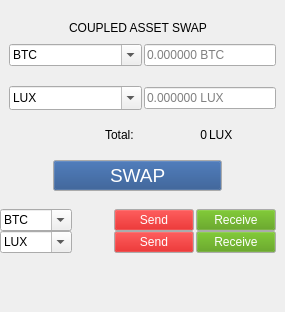
     <widget class="QWidget" name="rightpanel" native="true">
      <property name="sizePolicy">
       <sizepolicy hsizetype="Minimum" vsizetype="Minimum">
        <horstretch>0</horstretch>
        <verstretch>0</verstretch>
       </sizepolicy>
      </property>
      <layout class="QVBoxLayout" name="verticalLayout">
       <property name="spacing">
        <number>9</number>
       </property>
       <property name="sizeConstraint">
        <enum>QLayout::SetDefaultConstraint</enum>
       </property>
       <property name="leftMargin">
        <number>0</number>
       </property>
       <property name="topMargin">
        <number>0</number>
       </property>
       <property name="rightMargin">
        <number>9</number>
       </property>
       <property name="bottomMargin">
        <number>0</number>
       </property>
       <item>
        <widget class="QWidget" name="swap_panel" native="true">
         <property name="sizePolicy">
          <sizepolicy hsizetype="Preferred" vsizetype="Fixed">
           <horstretch>0</horstretch>
           <verstretch>0</verstretch>
          </sizepolicy>
         </property>
         <property name="minimumSize">
          <size>
           <width>0</width>
           <height>200</height>
          </size>
         </property>
         <layout class="QVBoxLayout" name="verticalLayout_2">
          <property name="spacing">
           <number>0</number>
          </property>
          <property name="leftMargin">
           <number>0</number>
          </property>
          <property name="topMargin">
           <number>0</number>
          </property>
          <property name="rightMargin">
           <number>0</number>
          </property>
          <property name="bottomMargin">
           <number>0</number>
          </property>
          <item>
           <spacer name="verticalSpacer">
            <property name="orientation">
             <enum>Qt::Vertical</enum>
            </property>
            <property name="sizeHint" stdset="0">
             <size>
              <width>20</width>
              <height>10</height>
             </size>
            </property>
           </spacer>
          </item>
          <item>
           <widget class="QLabel" name="label">
            <property name="text">
             <string>COUPLED ASSET SWAP</string>
            </property>
            <property name="alignment">
             <set>Qt::AlignCenter</set>
            </property>
           </widget>
          </item>
          <item>
           <widget class="QWidget" name="group_1" native="true">
            <layout class="QHBoxLayout" name="horizontalLayout_4">
             <property name="spacing">
              <number>2</number>
             </property>
             <property name="leftMargin">
              <number>0</number>
             </property>
             <property name="topMargin">
              <number>9</number>
             </property>
             <property name="rightMargin">
              <number>0</number>
             </property>
             <property name="bottomMargin">
              <number>3</number>
             </property>
             <item>
              <widget class="QLabel" name="label_7">
               <property name="sizePolicy">
                <sizepolicy hsizetype="Fixed" vsizetype="Fixed">
                 <horstretch>0</horstretch>
                 <verstretch>0</verstretch>
                </sizepolicy>
               </property>
               <property name="text">
                <string/>
               </property>
               <property name="pixmap">
                <pixmap resource="luxgate.qrc">:/images/receive.png</pixmap>
               </property>
               <property name="scaledContents">
                <bool>false</bool>
               </property>
               <property name="alignment">
                <set>Qt::AlignCenter</set>
               </property>
               <property name="wordWrap">
                <bool>false</bool>
               </property>
              </widget>
             </item>
             <item>
              <widget class="QComboBox" name="comboBox">
               <property name="editable">
                <bool>true</bool>
               </property>
               <property name="currentText">
                <string>BTC</string>
               </property>
              </widget>
             </item>
             <item>
              <widget class="QLineEdit" name="lineEdit">
               <property name="sizePolicy">
                <sizepolicy hsizetype="Preferred" vsizetype="Fixed">
                 <horstretch>0</horstretch>
                 <verstretch>0</verstretch>
                </sizepolicy>
               </property>
               <property name="placeholderText">
                <string>0.000000 BTC</string>
               </property>
              </widget>
             </item>
            </layout>
           </widget>
          </item>
          <item>
           <widget class="QWidget" name="group_4" native="true">
            <property name="sizePolicy">
             <sizepolicy hsizetype="Minimum" vsizetype="Minimum">
              <horstretch>0</horstretch>
              <verstretch>0</verstretch>
             </sizepolicy>
            </property>
            <property name="minimumSize">
             <size>
              <width>10</width>
              <height>10</height>
             </size>
            </property>
            <layout class="QHBoxLayout" name="group_2">
             <property name="spacing">
              <number>0</number>
             </property>
             <property name="leftMargin">
              <number>0</number>
             </property>
             <property name="topMargin">
              <number>0</number>
             </property>
             <property name="rightMargin">
              <number>0</number>
             </property>
             <property name="bottomMargin">
              <number>0</number>
             </property>
             <item>
              <widget class="QLabel" name="label_3">
               <property name="sizePolicy">
                <sizepolicy hsizetype="Fixed" vsizetype="Fixed">
                 <horstretch>10</horstretch>
                 <verstretch>10</verstretch>
                </sizepolicy>
               </property>
               <property name="minimumSize">
                <size>
                 <width>0</width>
                 <height>0</height>
                </size>
               </property>
               <property name="text">
                <string/>
               </property>
               <property name="pixmap">
                <pixmap resource="luxgate.qrc">:/images/Swap.png</pixmap>
               </property>
               <property name="scaledContents">
                <bool>true</bool>
               </property>
              </widget>
             </item>
            </layout>
           </widget>
          </item>
          <item>
           <widget class="QWidget" name="group_5" native="true">
            <layout class="QHBoxLayout" name="group_3">
             <property name="spacing">
              <number>2</number>
             </property>
             <property name="leftMargin">
              <number>0</number>
             </property>
             <property name="topMargin">
              <number>3</number>
             </property>
             <property name="rightMargin">
              <number>0</number>
             </property>
             <item>
              <widget class="QLabel" name="label_8">
               <property name="sizePolicy">
                <sizepolicy hsizetype="Fixed" vsizetype="Fixed">
                 <horstretch>0</horstretch>
                 <verstretch>0</verstretch>
                </sizepolicy>
               </property>
               <property name="midLineWidth">
                <number>0</number>
               </property>
               <property name="text">
                <string/>
               </property>
               <property name="pixmap">
                <pixmap resource="luxgate.qrc">:/images/send.png</pixmap>
               </property>
              </widget>
             </item>
             <item>
              <widget class="QComboBox" name="comboBox_2">
               <property name="editable">
                <bool>true</bool>
               </property>
               <property name="currentText">
                <string>LUX</string>
               </property>
               <property name="sizeAdjustPolicy">
                <enum>QComboBox::AdjustToMinimumContentsLengthWithIcon</enum>
               </property>
              </widget>
             </item>
             <item>
              <widget class="QLineEdit" name="lineEdit_2">
               <property name="sizePolicy">
                <sizepolicy hsizetype="Preferred" vsizetype="Fixed">
                 <horstretch>0</horstretch>
                 <verstretch>0</verstretch>
                </sizepolicy>
               </property>
               <property name="placeholderText">
                <string>0.000000 LUX</string>
               </property>
              </widget>
             </item>
            </layout>
           </widget>
          </item>
          <item>
           <widget class="QWidget" name="horizontalWidget_2" native="true">
            <layout class="QHBoxLayout" name="horizontalLayout_8">
             <property name="spacing">
              <number>2</number>
             </property>
             <property name="leftMargin">
              <number>0</number>
             </property>
             <property name="rightMargin">
              <number>0</number>
             </property>
             <item>
              <widget class="QLabel" name="label_6">
               <property name="text">
                <string/>
               </property>
              </widget>
             </item>
             <item>
              <widget class="QLabel" name="label_2">
               <property name="text">
                <string>Total: </string>
               </property>
               <property name="alignment">
                <set>Qt::AlignRight|Qt::AlignTrailing|Qt::AlignVCenter</set>
               </property>
              </widget>
             </item>
             <item>
              <widget class="QLabel" name="label_5">
               <property name="text">
                <string>0</string>
               </property>
               <property name="alignment">
                <set>Qt::AlignRight|Qt::AlignTrailing|Qt::AlignVCenter</set>
               </property>
              </widget>
             </item>
             <item>
              <widget class="QLabel" name="label_4">
               <property name="text">
                <string>LUX</string>
               </property>
              </widget>
             </item>
            </layout>
           </widget>
          </item>
          <item>
           <widget class="QWidget" name="widget" native="true">
            <layout class="QHBoxLayout" name="horizontalLayout">
             <property name="leftMargin">
              <number>0</number>
             </property>
             <property name="topMargin">
              <number>9</number>
             </property>
             <property name="rightMargin">
              <number>0</number>
             </property>
             <property name="bottomMargin">
              <number>9</number>
             </property>
             <item>
              <spacer name="horizontalSpacer_9">
               <property name="orientation">
                <enum>Qt::Horizontal</enum>
               </property>
               <property name="sizeType">
                <enum>QSizePolicy::Preferred</enum>
               </property>
               <property name="sizeHint" stdset="0">
                <size>
                 <width>10</width>
                 <height>20</height>
                </size>
               </property>
              </spacer>
             </item>
             <item>
              <widget class="QPushButton" name="btn_swap">
               <property name="sizePolicy">
                <sizepolicy hsizetype="Fixed" vsizetype="Fixed">
                 <horstretch>0</horstretch>
                 <verstretch>0</verstretch>
                </sizepolicy>
               </property>
               <property name="palette">
                <palette>
                 <active>
                  <colorrole role="WindowText">
                   <brush brushstyle="SolidPattern">
                    <color alpha="255">
                     <red>255</red>
                     <green>255</green>
                     <blue>255</blue>
                    </color>
                   </brush>
                  </colorrole>
                  <colorrole role="Button">
                   <brush brushstyle="SolidPattern">
                    <color alpha="255">
                     <red>32</red>
                     <green>74</green>
                     <blue>135</blue>
                    </color>
                   </brush>
                  </colorrole>
                  <colorrole role="Text">
                   <brush brushstyle="SolidPattern">
                    <color alpha="255">
                     <red>255</red>
                     <green>255</green>
                     <blue>255</blue>
                    </color>
                   </brush>
                  </colorrole>
                  <colorrole role="ButtonText">
                   <brush brushstyle="SolidPattern">
                    <color alpha="255">
                     <red>255</red>
                     <green>255</green>
                     <blue>255</blue>
                    </color>
                   </brush>
                  </colorrole>
                 </active>
                 <inactive>
                  <colorrole role="WindowText">
                   <brush brushstyle="SolidPattern">
                    <color alpha="255">
                     <red>255</red>
                     <green>255</green>
                     <blue>255</blue>
                    </color>
                   </brush>
                  </colorrole>
                  <colorrole role="Button">
                   <brush brushstyle="SolidPattern">
                    <color alpha="255">
                     <red>32</red>
                     <green>74</green>
                     <blue>135</blue>
                    </color>
                   </brush>
                  </colorrole>
                  <colorrole role="Text">
                   <brush brushstyle="SolidPattern">
                    <color alpha="255">
                     <red>255</red>
                     <green>255</green>
                     <blue>255</blue>
                    </color>
                   </brush>
                  </colorrole>
                  <colorrole role="ButtonText">
                   <brush brushstyle="SolidPattern">
                    <color alpha="255">
                     <red>255</red>
                     <green>255</green>
                     <blue>255</blue>
                    </color>
                   </brush>
                  </colorrole>
                 </inactive>
                 <disabled>
                  <colorrole role="WindowText">
                   <brush brushstyle="SolidPattern">
                    <color alpha="255">
                     <red>190</red>
                     <green>190</green>
                     <blue>190</blue>
                    </color>
                   </brush>
                  </colorrole>
                  <colorrole role="Button">
                   <brush brushstyle="SolidPattern">
                    <color alpha="255">
                     <red>32</red>
                     <green>74</green>
                     <blue>135</blue>
                    </color>
                   </brush>
                  </colorrole>
                  <colorrole role="Text">
                   <brush brushstyle="SolidPattern">
                    <color alpha="255">
                     <red>190</red>
                     <green>190</green>
                     <blue>190</blue>
                    </color>
                   </brush>
                  </colorrole>
                  <colorrole role="ButtonText">
                   <brush brushstyle="SolidPattern">
                    <color alpha="255">
                     <red>190</red>
                     <green>190</green>
                     <blue>190</blue>
                    </color>
                   </brush>
                  </colorrole>
                 </disabled>
                </palette>
               </property>
               <property name="font">
                <font>
                 <pointsize>14</pointsize>
                </font>
               </property>
               <property name="text">
                <string>          SWAP          </string>
               </property>
              </widget>
             </item>
             <item>
              <spacer name="horizontalSpacer_10">
               <property name="orientation">
                <enum>Qt::Horizontal</enum>
               </property>
               <property name="sizeType">
                <enum>QSizePolicy::Preferred</enum>
               </property>
               <property name="sizeHint" stdset="0">
                <size>
                 <width>10</width>
                 <height>20</height>
                </size>
               </property>
              </spacer>
             </item>
            </layout>
           </widget>
          </item>
         </layout>
        </widget>
       </item>
       <item>
        <widget class="QWidget" name="action_panel_3" native="true">
         <property name="sizePolicy">
          <sizepolicy hsizetype="Preferred" vsizetype="Minimum">
           <horstretch>0</horstretch>
           <verstretch>0</verstretch>
          </sizepolicy>
         </property>
         <property name="maximumSize">
          <size>
           <width>700</width>
           <height>80</height>
          </size>
         </property>
         <property name="accessibleName">
          <string>TR00038</string>
         </property>
         <property name="autoFillBackground">
          <bool>false</bool>
         </property>
         <layout class="QVBoxLayout" name="verticalLayout_3">
          <property name="spacing">
           <number>0</number>
          </property>
          <property name="leftMargin">
           <number>0</number>
          </property>
          <property name="topMargin">
           <number>0</number>
          </property>
          <property name="rightMargin">
           <number>0</number>
          </property>
          <property name="bottomMargin">
           <number>0</number>
          </property>
          <item>
           <widget class="QWidget" name="source_action" native="true">
            <property name="sizePolicy">
             <sizepolicy hsizetype="Preferred" vsizetype="Fixed">
              <horstretch>0</horstretch>
              <verstretch>0</verstretch>
             </sizepolicy>
            </property>
            <layout class="QHBoxLayout" name="Source_Action">
             <property name="spacing">
              <number>2</number>
             </property>
             <property name="leftMargin">
              <number>0</number>
             </property>
             <property name="topMargin">
              <number>0</number>
             </property>
             <property name="rightMargin">
              <number>0</number>
             </property>
             <property name="bottomMargin">
              <number>0</number>
             </property>
             <item>
              <widget class="QComboBox" name="comboBox_3">
               <property name="editable">
                <bool>true</bool>
               </property>
               <property name="currentText">
                <string>BTC</string>
               </property>
              </widget>
             </item>
             <item>
              <spacer name="horizontalSpacer_2">
               <property name="orientation">
                <enum>Qt::Horizontal</enum>
               </property>
               <property name="sizeType">
                <enum>QSizePolicy::Preferred</enum>
               </property>
               <property name="sizeHint" stdset="0">
                <size>
                 <width>40</width>
                 <height>20</height>
                </size>
               </property>
              </spacer>
             </item>
             <item>
              <widget class="QPushButton" name="pushButton_2">
               <property name="sizePolicy">
                <sizepolicy hsizetype="Preferred" vsizetype="Fixed">
                 <horstretch>0</horstretch>
                 <verstretch>0</verstretch>
                </sizepolicy>
               </property>
               <property name="palette">
                <palette>
                 <active>
                  <colorrole role="Button">
                   <brush brushstyle="SolidPattern">
                    <color alpha="255">
                     <red>204</red>
                     <green>0</green>
                     <blue>0</blue>
                    </color>
                   </brush>
                  </colorrole>
                  <colorrole role="ButtonText">
                   <brush brushstyle="SolidPattern">
                    <color alpha="255">
                     <red>255</red>
                     <green>255</green>
                     <blue>255</blue>
                    </color>
                   </brush>
                  </colorrole>
                 </active>
                 <inactive>
                  <colorrole role="Button">
                   <brush brushstyle="SolidPattern">
                    <color alpha="255">
                     <red>204</red>
                     <green>0</green>
                     <blue>0</blue>
                    </color>
                   </brush>
                  </colorrole>
                  <colorrole role="ButtonText">
                   <brush brushstyle="SolidPattern">
                    <color alpha="255">
                     <red>255</red>
                     <green>255</green>
                     <blue>255</blue>
                    </color>
                   </brush>
                  </colorrole>
                 </inactive>
                 <disabled>
                  <colorrole role="Button">
                   <brush brushstyle="SolidPattern">
                    <color alpha="255">
                     <red>204</red>
                     <green>0</green>
                     <blue>0</blue>
                    </color>
                   </brush>
                  </colorrole>
                  <colorrole role="ButtonText">
                   <brush brushstyle="SolidPattern">
                    <color alpha="255">
                     <red>190</red>
                     <green>190</green>
                     <blue>190</blue>
                    </color>
                   </brush>
                  </colorrole>
                 </disabled>
                </palette>
               </property>
               <property name="text">
                <string>Send</string>
               </property>
              </widget>
             </item>
             <item>
              <widget class="QPushButton" name="pushButton">
               <property name="sizePolicy">
                <sizepolicy hsizetype="Preferred" vsizetype="Fixed">
                 <horstretch>0</horstretch>
                 <verstretch>0</verstretch>
                </sizepolicy>
               </property>
               <property name="palette">
                <palette>
                 <active>
                  <colorrole role="Button">
                   <brush brushstyle="SolidPattern">
                    <color alpha="255">
                     <red>78</red>
                     <green>154</green>
                     <blue>6</blue>
                    </color>
                   </brush>
                  </colorrole>
                  <colorrole role="Text">
                   <brush brushstyle="SolidPattern">
                    <color alpha="255">
                     <red>255</red>
                     <green>255</green>
                     <blue>255</blue>
                    </color>
                   </brush>
                  </colorrole>
                  <colorrole role="ButtonText">
                   <brush brushstyle="SolidPattern">
                    <color alpha="255">
                     <red>255</red>
                     <green>255</green>
                     <blue>255</blue>
                    </color>
                   </brush>
                  </colorrole>
                 </active>
                 <inactive>
                  <colorrole role="Button">
                   <brush brushstyle="SolidPattern">
                    <color alpha="255">
                     <red>78</red>
                     <green>154</green>
                     <blue>6</blue>
                    </color>
                   </brush>
                  </colorrole>
                  <colorrole role="Text">
                   <brush brushstyle="SolidPattern">
                    <color alpha="255">
                     <red>255</red>
                     <green>255</green>
                     <blue>255</blue>
                    </color>
                   </brush>
                  </colorrole>
                  <colorrole role="ButtonText">
                   <brush brushstyle="SolidPattern">
                    <color alpha="255">
                     <red>255</red>
                     <green>255</green>
                     <blue>255</blue>
                    </color>
                   </brush>
                  </colorrole>
                 </inactive>
                 <disabled>
                  <colorrole role="Button">
                   <brush brushstyle="SolidPattern">
                    <color alpha="255">
                     <red>78</red>
                     <green>154</green>
                     <blue>6</blue>
                    </color>
                   </brush>
                  </colorrole>
                  <colorrole role="Text">
                   <brush brushstyle="SolidPattern">
                    <color alpha="255">
                     <red>190</red>
                     <green>190</green>
                     <blue>190</blue>
                    </color>
                   </brush>
                  </colorrole>
                  <colorrole role="ButtonText">
                   <brush brushstyle="SolidPattern">
                    <color alpha="255">
                     <red>190</red>
                     <green>190</green>
                     <blue>190</blue>
                    </color>
                   </brush>
                  </colorrole>
                 </disabled>
                </palette>
               </property>
               <property name="text">
                <string>Receive</string>
               </property>
              </widget>
             </item>
            </layout>
           </widget>
          </item>
          <item>
           <widget class="QWidget" name="dest_action" native="true">
            <property name="sizePolicy">
             <sizepolicy hsizetype="Preferred" vsizetype="Fixed">
              <horstretch>0</horstretch>
              <verstretch>0</verstretch>
             </sizepolicy>
            </property>
            <layout class="QHBoxLayout" name="horizontalLayout_3">
             <property name="spacing">
              <number>2</number>
             </property>
             <property name="leftMargin">
              <number>0</number>
             </property>
             <property name="topMargin">
              <number>0</number>
             </property>
             <property name="rightMargin">
              <number>0</number>
             </property>
             <property name="bottomMargin">
              <number>0</number>
             </property>
             <item>
              <widget class="QComboBox" name="comboBox_4">
               <property name="editable">
                <bool>true</bool>
               </property>
               <property name="currentText">
                <string>LUX</string>
               </property>
              </widget>
             </item>
             <item>
              <spacer name="horizontalSpacer_6">
               <property name="orientation">
                <enum>Qt::Horizontal</enum>
               </property>
               <property name="sizeType">
                <enum>QSizePolicy::Preferred</enum>
               </property>
               <property name="sizeHint" stdset="0">
                <size>
                 <width>40</width>
                 <height>20</height>
                </size>
               </property>
              </spacer>
             </item>
             <item>
              <widget class="QPushButton" name="pushButton_4">
               <property name="sizePolicy">
                <sizepolicy hsizetype="Preferred" vsizetype="Fixed">
                 <horstretch>0</horstretch>
                 <verstretch>0</verstretch>
                </sizepolicy>
               </property>
               <property name="palette">
                <palette>
                 <active>
                  <colorrole role="Button">
                   <brush brushstyle="SolidPattern">
                    <color alpha="255">
                     <red>204</red>
                     <green>0</green>
                     <blue>0</blue>
                    </color>
                   </brush>
                  </colorrole>
                  <colorrole role="ButtonText">
                   <brush brushstyle="SolidPattern">
                    <color alpha="255">
                     <red>255</red>
                     <green>255</green>
                     <blue>255</blue>
                    </color>
                   </brush>
                  </colorrole>
                 </active>
                 <inactive>
                  <colorrole role="Button">
                   <brush brushstyle="SolidPattern">
                    <color alpha="255">
                     <red>204</red>
                     <green>0</green>
                     <blue>0</blue>
                    </color>
                   </brush>
                  </colorrole>
                  <colorrole role="ButtonText">
                   <brush brushstyle="SolidPattern">
                    <color alpha="255">
                     <red>255</red>
                     <green>255</green>
                     <blue>255</blue>
                    </color>
                   </brush>
                  </colorrole>
                 </inactive>
                 <disabled>
                  <colorrole role="Button">
                   <brush brushstyle="SolidPattern">
                    <color alpha="255">
                     <red>204</red>
                     <green>0</green>
                     <blue>0</blue>
                    </color>
                   </brush>
                  </colorrole>
                  <colorrole role="ButtonText">
                   <brush brushstyle="SolidPattern">
                    <color alpha="255">
                     <red>190</red>
                     <green>190</green>
                     <blue>190</blue>
                    </color>
                   </brush>
                  </colorrole>
                 </disabled>
                </palette>
               </property>
               <property name="text">
                <string>Send</string>
               </property>
              </widget>
             </item>
             <item>
              <widget class="QPushButton" name="pushButton_3">
               <property name="sizePolicy">
                <sizepolicy hsizetype="Preferred" vsizetype="Fixed">
                 <horstretch>0</horstretch>
                 <verstretch>0</verstretch>
                </sizepolicy>
               </property>
               <property name="palette">
                <palette>
                 <active>
                  <colorrole role="Button">
                   <brush brushstyle="SolidPattern">
                    <color alpha="255">
                     <red>78</red>
                     <green>154</green>
                     <blue>6</blue>
                    </color>
                   </brush>
                  </colorrole>
                  <colorrole role="ButtonText">
                   <brush brushstyle="SolidPattern">
                    <color alpha="255">
                     <red>255</red>
                     <green>255</green>
                     <blue>255</blue>
                    </color>
                   </brush>
                  </colorrole>
                 </active>
                 <inactive>
                  <colorrole role="Button">
                   <brush brushstyle="SolidPattern">
                    <color alpha="255">
                     <red>78</red>
                     <green>154</green>
                     <blue>6</blue>
                    </color>
                   </brush>
                  </colorrole>
                  <colorrole role="ButtonText">
                   <brush brushstyle="SolidPattern">
                    <color alpha="255">
                     <red>255</red>
                     <green>255</green>
                     <blue>255</blue>
                    </color>
                   </brush>
                  </colorrole>
                 </inactive>
                 <disabled>
                  <colorrole role="Button">
                   <brush brushstyle="SolidPattern">
                    <color alpha="255">
                     <red>78</red>
                     <green>154</green>
                     <blue>6</blue>
                    </color>
                   </brush>
                  </colorrole>
                  <colorrole role="ButtonText">
                   <brush brushstyle="SolidPattern">
                    <color alpha="255">
                     <red>190</red>
                     <green>190</green>
                     <blue>190</blue>
                    </color>
                   </brush>
                  </colorrole>
                 </disabled>
                </palette>
               </property>
               <property name="text">
                <string>Receive</string>
               </property>
              </widget>
             </item>
            </layout>
           </widget>
          </item>
         </layout>
        </widget>
       </item>
       <item>
        <widget class="QWidget" name="status_panel" native="true">
         <property name="sizePolicy">
          <sizepolicy hsizetype="Preferred" vsizetype="Minimum">
           <horstretch>0</horstretch>
           <verstretch>0</verstretch>
          </sizepolicy>
         </property>
         <property name="minimumSize">
          <size>
           <width>0</width>
           <height>50</height>
          </size>
         </property>
         <layout class="QVBoxLayout" name="action_panel">
          <property name="spacing">
           <number>9</number>
          </property>
          <property name="leftMargin">
           <number>0</number>
          </property>
          <property name="topMargin">
           <number>0</number>
          </property>
          <property name="rightMargin">
           <number>0</number>
          </property>
          <property name="bottomMargin">
           <number>0</number>
          </property>
         </layout>
        </widget>
       </item>
      </layout>
     </widget>
